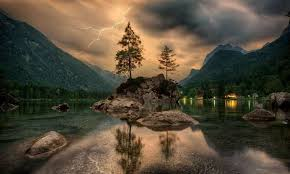
#> input picture image.jpeg, 290 x 174 px
$ python draw_shapes.py
#> lines starting #> are read from the running program, lines starting #| are printed output that depends on the picture; after the words box and inside, x2 and y2 are one past the last pixel; in counts of white or black regions, pixels touching at a corner belong together
import cv2
img=cv2.imread('image.jpeg',1)
#> img is the input picture: shape (174, 290, 3); mean B, G, R 57.8, 74.4, 84
img=cv2.line(img,(0,0),(255,255),(20,186,252),10)
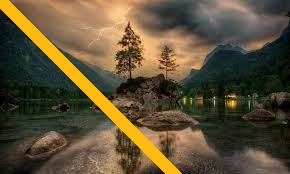
#> img: shape (174, 290, 3); 5.79% of pixels changed, all inside (x1, y1, x2, y2) = (0, 0, 182, 174)
img=cv2.arrowedLine(img,(0,255),(255,255),(3,186,252),10)
img=cv2.rectangle(img, (384,0), (510,128), (0,0,255), -1)
cv2.imshow('image',img)

cv2.waitKey(5000)


cv2.destroyAllWindows()
